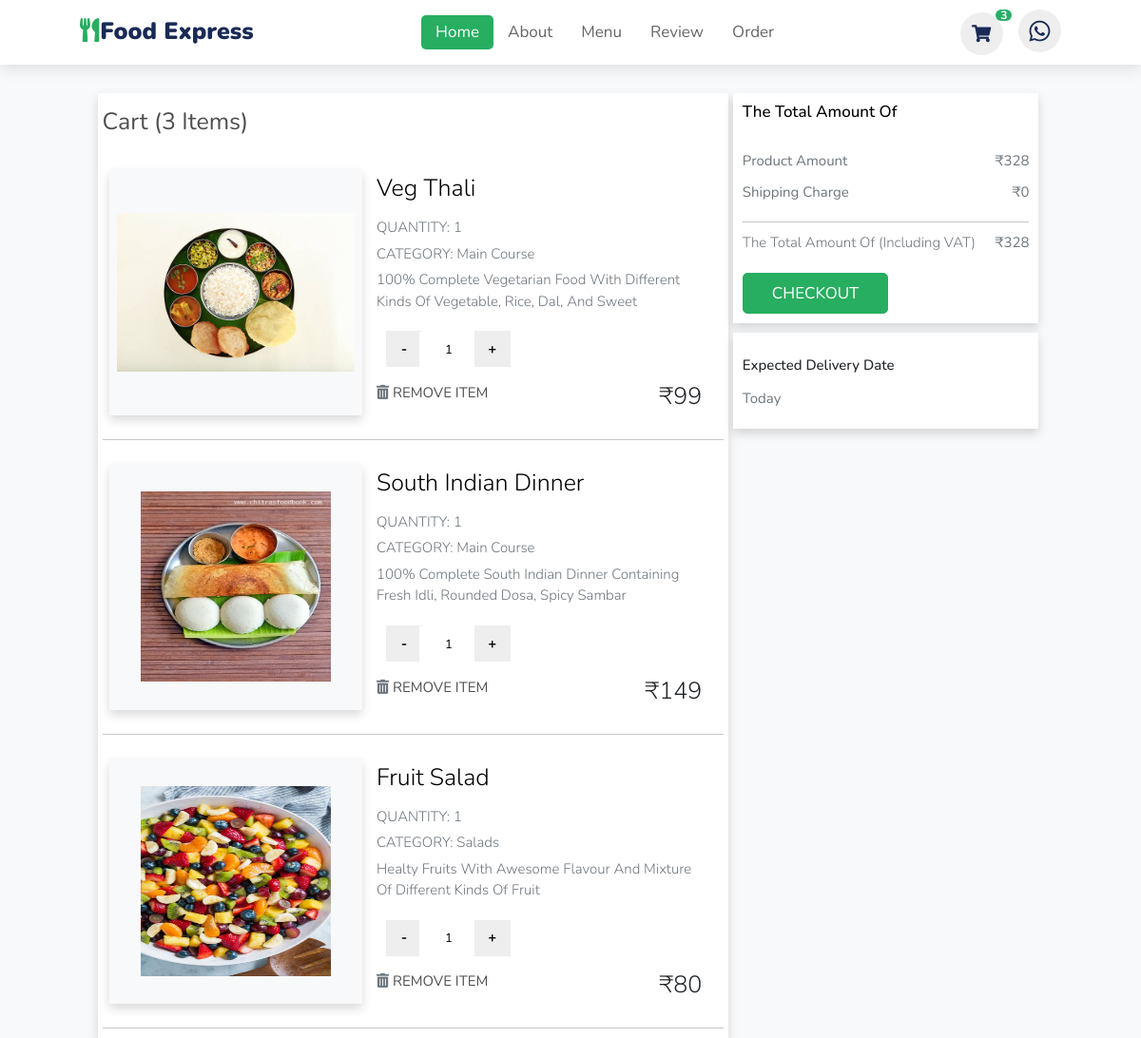
The page /cart/ (signed in) on the database its author committed.
### Home/models.py (models this page shows, shortened)
class Items(models.Model):
    food=models.ForeignKey(Food,on_delete=models.CASCADE)
    user=models.ForeignKey(User,on_delete=models.CASCADE)
    qty=models.IntegerField(default=1,blank=True)

class Food(models.Model):
    name=models.TextField()
    category=models.ForeignKey(Categories,on_delete=models.CASCADE)
    is_special=models.BooleanField()
    is_popular=models.BooleanField()
    price=models.IntegerField()
    image=models.FileField(upload_to="images")
    description=models.TextField()

class Categories(models.Model):
    name=models.TextField()

### User/views.py (the view)
    def mod_isauth(request):
        if 'username' in request.session.keys() or request.user in User.objects.all():
            return isauth(request)
        else:
            return redirect('signin')

### Home/views.py (called while the page is built)
@deco_auth
def Cart(request):
    items=Items.objects.filter(user=request.user)
    cost=Cost(items)
    return render(request,'Home/cart.html',{'cart_size':len(items),'cart':items,'cost':cost,'size':len(items),'iscart':'yes'})

def Cost(items):
    total=0
    for item in items:
        total+=item.food.price*item.qty
    return total

### User/views.py (called while the page is built)
def deco_auth(isauth):
    def mod_isauth(request):
        if 'username' in request.session.keys() or request.user in User.objects.all():
            return isauth(request)
        else:
            return redirect('signin')
    return mod_isauth

### templates/Home/cart.html (shortened to what this page needs)
<html lang="en">
  {% load static %}
  <head>
    <link
      rel="stylesheet"
      href="https://stackpath.bootstrapcdn.com/bootstrap/5.0.0-alpha1/css/bootstrap.min.css"
    />
    <link
      rel="stylesheet"
      href="https://cdnjs.cloudflare.com/ajax/libs/font-awesome/5.10.0/css/all.min.css"
    />
    <link rel="stylesheet" type="text/css" href="{% static 'css/cart.css' %}" />
    <link
      rel="stylesheet"
      type="text/css"
      href="{% static 'css/style.css' %}"
    />
    <link rel="stylesheet" href="{% static 'css/nav.css' %}" />
  </head>
  <body class="bg-light">
    <header class="nav-header">
      <a href="{% url 'home' %}" class="logo"
        ><i class="fas fa-utensils"></i
        ><b style="margin-left: 1px">Food Express</b></a
      >
      <nav class="navbar">
        <a class="active" href="{% url 'home' %}">home</a>
        <a href="#about">about</a>
        <a href="{% url 'menu' %}">menu</a>
        <a href="#review">review</a>
        <a href="{% url 'my-order' %}">order</a>
      </nav>
      <div class="icons">
        <a href="{% url 'cart' %}" class="fa" style="font-size: 18px"
          >&#xf07a;</a
        >
        <span class="badge badge-warning" id="lblCartCount">
          {{cart_size}}
        </span>
        <a
          href="#"
          class="fab fa-brands fa-whatsapp"
          style="font-size: 25px"
        ></a>
      </div>
    </header>
    <div class="container-fluid">
      <div class="row">
        <div class="col-md-10 col-11 mx-auto">
          <div class="row mt-5 gx-3">
            <div
              class="col-md-12 col-lg-8 col-11 mx-auto main_cart mb-lg-0 mb-5 shadow"
            >
              <h2
                class="py-4 font-weight-bold"
                style="font-size: 25px; font-weight: 400"
              >
                Cart ({{size}} items)
              </h2>
              {% for item in cart %}
              <div class="card p-4">
                <div class="row">
                  <div
                    class="col-md-5 col-11 mx-auto bg-light d-flex justify-content-center align-items-center shadow product_img"
                  >
                    <img
                      src="{{item.food.image.url}}"
                      class="img-fluid"
                      alt="cart img"
                    />
                  </div>
                  <div class="col-md-7 col-11 mx-auto px-4 mt-2">
                    <div class="row">
                      <div class="col-6 card-title" style="width: 100%">
                        <h1
                          class="mb-4 product_name"
                          style="font-size: 25px; font-weight: 300"
                        >
                          {{item.food.name}}
                        </h1>
                        <p
                          class="mb-2"
                          style="font-size: 15px; font-weight: 300"
                        >
                          QUANTITY: {{item.qty}}
                        </p>
                        <p
                          class="mb-2"
                          style="font-size: 15px; font-weight: 300"
                        >
                          CATEGORY: {{item.food.category.name}}
                        </p>
                        <p
                          class="mb-2"
                          style="font-size: 15px; font-weight: 300"
                        >
                          {{item.food.description}}
                        </p>
                      </div>
                    </div>
                    <div style="margin: 10px">
                      <li type="none" style="font-size: 15px">
                        <div class="input-group" style="display: inline">
                          <a
                            href="https://chalkboardart.in/minus?id={{item.id}}"
                            ><input
                              type="button"
                              value="-"
                              class="button-minus"
                              data-field="quantity"
                          /></a>
                          <input
                            type="number"
                            step="1"
                            max=""
                            value="{{item.qty}}"
                            class="quantity-field"
                            name="quantity"
                            id="qty"
                          />
                          <a href="https://chalkboardart.in/plus?id={{item.id}}"
                            ><input
                              type="button"
                              value="+"
                              class="button-plus"
                              data-field="quantity"
                          /></a>
                        </div>
                      </li>
                    </div>
                    <div class="row">
                      <div
                        class="col-8 d-flex justify-content-between remove_wish"
                      >
                        <p>
                          <i
                            class="fas fa-trash-alt"
                            style="font-size: 15px"
                          ></i
                          ><a
                            href="https://chalkboardart.in/remove-item?id={{item.id}}"
                            style="font-size: 15px"
                          >
                            REMOVE ITEM</a
                          >
                        </p>
                      </div>
                      <div class="col-4 d-flex justify-content-end price_money">
                        <h3 style="font-size: 25px; font-weight: 300">
                          ₹<span id="itemval"
                            >{% widthratio item.qty 1 item.food.price %}</span
                          >
                        </h3>
                      </div>
                    </div>
                  </div>
                </div>
              </div>
              <hr />
              {% endfor %}
            </div>
            <div class="col-md-12 col-lg-4 col-11 mx-auto mt-lg-0 mt-md-5">
              <div class="right_side p-3 shadow bg-white">
                <h2 class="product_name mb-5" style="font-size: 17px">
                  The Total Amount Of
                </h2>
                <div class="price_indiv d-flex justify-content-between">
                  <p style="font-size: 15px">Product amount</p>
                  <p style="font-size: 15px">
                    ₹<span id="product_total_amt">{{cost}}</span>
                  </p>
                </div>
                <div class="price_indiv d-flex justify-content-between">
                  <p style="font-size: 15px">Shipping Charge</p>
                  <p style="font-size: 15px">
                    ₹<span id="shipping_charge">0</span>
                  </p>
                </div>
                <hr />
                <div
                  class="total-amt d-flex justify-content-between font-weight-bold"
                >
                  <p style="font-size: 15px; font-weight: 300">
                    The total amount of (including VAT)
                  </p>
                  <p style="font-size: 15px">
                    ₹<span id="total_cart_amt">{{cost}}</span>
                  </p>
                </div>
                {% if size %}
                <a
                  class="btn btn-primary text-uppercase"
                  href="http://127.0.0.1:8000/summary?price={{cost}}&iscart={{iscart}}"
                  style="background-color: #27ae60; border-color: #27ae60"
                  >Checkout</a
                >
                {% endif %}
              </div>
              <div class="mt-3 shadow p-3 bg-white">
                <div class="pt-4">
                  <h5 class="mb-4" style="font-size: 15px">
                    Expected delivery date
                  </h5>
                  <p style="font-size: 15px">Today</p>
                </div>
              </div>
            </div>
          </div>
        </div>
      </div>
    </div>
  </body>
</html>

### static/css/cart.css (style rules this page uses)
* { margin: 0; padding: 0; box-sizing: border-box; font-family: 'Mulish', sans-serif; }
:root { --text-clr: #4f4f4f; }
p { color: #6c757d; }
a { text-decoration: none; color: var(--text-clr); }
h2 { color: var(--text-clr); font-size: 1.5rem; }
.main_cart { background: #fff; }
.card { border: none; }
.product_img img { min-width: 200px; max-height: 200px; }
.product_name { color: black; font-size: 1.4rem; text-transform: capitalize; font-weight: 500; }
.card-title p { font-size: 0.9rem; font-weight: 500; }
.price_indiv p { font-size: 1.1rem; }
:root { --green:#27ae60; --black:#192a56; --light-color:#666; --box-shadow:0 .5rem 1.5rem rgba(0,0,0,.1); }
.nav-header { top:0; left: 0; right:0; background: #fff; padding:1rem 7%; display: flex; align-items: center; justify-content: space-between; z-index: 1000; box-shadow: var(--box-shadow); }
.nav-header .logo { color:var(--black); font-size: 2.5rem; font-weight: bolder; }
.nav-header .logo i { color:var(--green); }
.nav-header .navbar a { font-size: 1.7rem; border-radius: .5rem; padding:.5rem 1.5rem; color:var(--light-color); }
.nav-header .navbar a.active, .nav-header .navbar a:hover { color:#fff; background: var(--green); }
.nav-header .icons i, .nav-header .icons a { cursor: pointer; margin-left: .4rem; height:4.5rem; line-height: 4.5rem; width:4.5rem; text-align: center; font-size: 1.7rem; color:var(--black); border-radius: 50%; background: #eee; }
.badge { padding-left: 9px; padding-right: 9px; -webkit-border-radius: 9px; -moz-border-radius: 9px; border-radius: 9px; }
#lblCartCount { font-size: 12px; background: #27ae68; color: #fff; padding: 0 5px; vertical-align: top; margin-left: -10px; }

### static/css/style.css (style rules this page uses)
:root { --green:#27ae60; --black:#192a56; --light-color:#666; --box-shadow:0 .5rem 1.5rem rgba(0,0,0,.1); }
* { font-family: 'Nunito', sans-serif; margin:0; padding:0; box-sizing: border-box; text-decoration: none; outline: none; border:none; text-transform: capitalize; transition: all .2s linear; }
html { font-size: 62.5%; overflow-x: hidden; scroll-padding-top: 5.5rem; scroll-behavior: smooth; }
.btn { margin-top: 1rem; display: inline-block; font-size: 1.7rem; color:#fff; background: var(--black); border-radius: .5rem; cursor: pointer; padding:.8rem 3rem; }
input[type="button"] { -webkit-appearance: button; cursor: pointer; }
.input-group { clear: both; margin: 15px 0; position: relative; }
.input-group input[type='button'] { background-color: #eeeeee; min-width: 38px; width: auto; transition: all 300ms ease; }
.input-group .button-minus, .input-group .button-plus { font-weight: bold; height: 38px; padding: 0; width: 38px; position: relative; }
.input-group .quantity-field { position: relative; height: 38px; left: -6px; text-align: center; width: 62px; display: inline-block; font-size: 13px; margin: 0 0 5px; resize: vertical; }
.button-plus { left: -13px; }
input[type="number"] { -moz-appearance: textfield; -webkit-appearance: none; }

### static/css/nav.css (style rules this page uses)
:root { --green:#27ae60; --black:#192a56; --light-color:#666; --box-shadow:0 .5rem 1.5rem rgba(0,0,0,.1); }
* { margin:0; padding:0; box-sizing: border-box; text-decoration: none; outline: none; border:none; text-transform: capitalize; transition: all .2s linear; }
html { font-size: 62.5%; overflow-x: hidden; scroll-padding-top: 5.5rem; scroll-behavior: smooth; }
.nav-header { position: fixed; top:0; left: 0; right:0; background: #fff; padding:1rem 7%; display: flex; align-items: center; justify-content: space-between; z-index: 1000; box-shadow: var(--box-shadow); }
.nav-header .logo { color:var(--black); font-size: 2.5rem; font-weight: bolder; }
.nav-header .logo i { color:var(--green); }
.nav-header .navbar a { font-size: 1.7rem; border-radius: .5rem; padding:.5rem 1.5rem; color:var(--light-color); }
.nav-header .navbar a.active, .nav-header .navbar a:hover { color:#fff; background: var(--green); }
.nav-header .icons i, .nav-header .icons a { cursor: pointer; margin-left: .4rem; height:4.5rem; line-height: 4.5rem; width:4.5rem; text-align: center; font-size: 1.7rem; color:var(--black); border-radius: 50%; background: #eee; }
.badge { padding-left: 9px; padding-right: 9px; -webkit-border-radius: 9px; -moz-border-radius: 9px; border-radius: 9px; }
#lblCartCount { font-size: 12px; background: #27ae68; color: #fff; padding: 0 5px; vertical-align: top; margin-left: -10px; }

### rows shown on the page
Items: food.image (picture), food.name "Veg Thali", qty "1", food.category.name "Main Course", food.description "100% Complete Vegetarian Food With Different Kinds Of Vegetable, Rice, Dal, And Sweet", quantity "1", qty+food "99"
Items: food.image (picture), food.name "South Indian Dinner", qty "1", food.category.name "Main Course", food.description "100% Complete South Indian Dinner Containing Fresh Idli, Rounded Dosa, Spicy Sambar", quantity "1", qty+food "149"
Items: food.image (picture), food.name "Fruit Salad", qty "1", food.category.name "Salads", food.description "Healty Fruits With Awesome Flavour And Mixture Of Different Kinds Of Fruit", quantity "1", qty+food "80"

### other values the page prints
{{ cart_size }} "3"
{{ size }} "3"
{{ cost }} "328"
